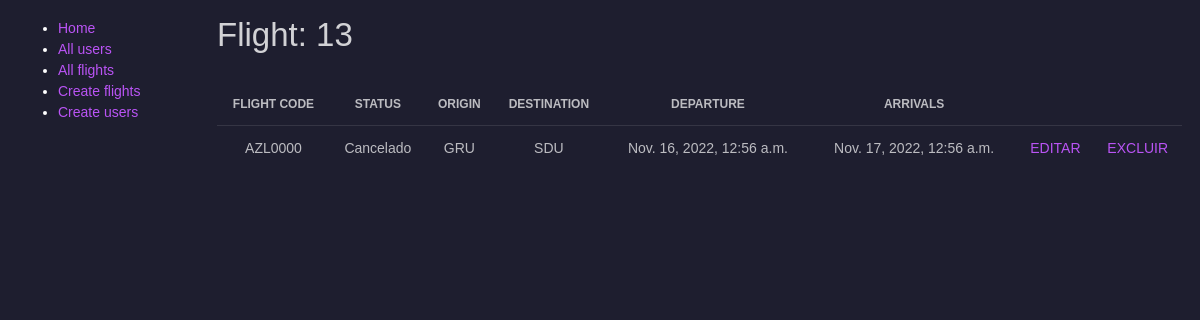
Page /flightmanagement/flight/13 on the earlier database version.
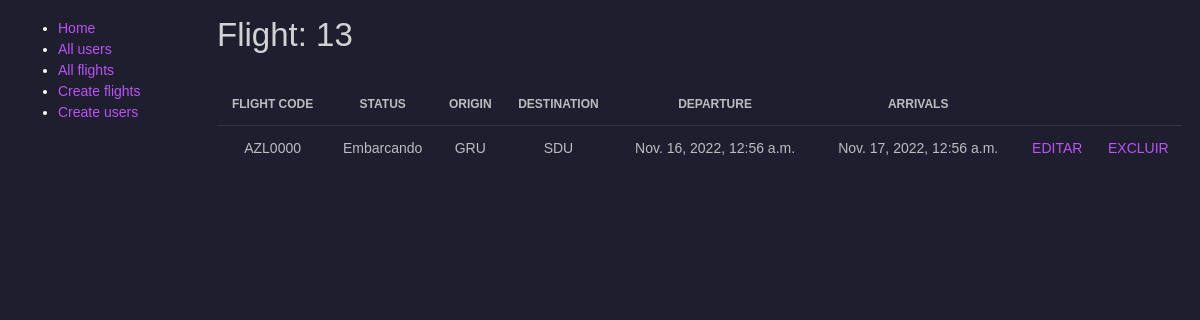
Same page on the later database version.
### flight_management/models.py (models this page shows, shortened)
class Flight(models.Model):
    id = models.BigAutoField(primary_key=True)
    fk_flightstatus = models.ForeignKey(FlightStatus, on_delete=models.SET_NULL, blank=True, null=True)
    tx_code = models.CharField(max_length=8)
    dt_est_departure = models.DateTimeField(blank=True, null=True)
    dt_est_arrival = models.DateTimeField(blank=True, null=True)
    nm_origin = models.CharField(max_length=3, choices=AirportCodes.choices)
    nm_destination = models.CharField(max_length=3, choices=AirportCodes.choices)
    class Meta:
        db_table = 'flight'

class FlightStatus(models.Model):
    id = models.BigAutoField(primary_key=True)
    dt_departure = models.DateTimeField(blank=True, null=True)
    dt_arrival = models.DateTimeField(blank=True, null=True)
    nm_status = models.CharField(max_length=13, choices=Status.choices, default=Status.PREVISTO)
    dt_creation = models.DateTimeField(auto_now=True)
    dt_updated = models.DateTimeField(auto_now=True)
    dt_done = models.DateTimeField(blank=True, null=True)
    class Meta:
        db_table = 'flight_status'

### flight_management/views.py (the view)
# urls.py: path('flight/<int:pk>', views.FlightDetailView.as_view(), name='flight-detail'),
class FlightDetailView(generic.DetailView):
    model = Flight

### flight_management/template/flight_management/flight_detail.html (shortened to what this page needs)
{% extends "base_generic.html" %}
{% block content %}
<h1>Flight: {{ flight.id }} </h1>
<table class="table tablesorter " id="">
    <thead class=" text-primary">
      <tr class="text-center">
        <th>Flight Code</th>
        <th>Status</th>
        <th>Origin</th>
        <th>Destination</th>
        <th>Departure</th>
        <th>Arrivals</th>
        <th></th>
        <th></th>
      </tr>
    </thead>
    <tbody>
        <tr class="text-center">
            <td>{{flight.tx_code}}</td>
            <td>{{flight.fk_flightstatus.nm_status}}</td>
            <td>{{flight.nm_origin}}</td>
            <td>{{flight.nm_destination}}</td>
            <td>{{flight.dt_est_departure}}</td>
            <td>{{flight.dt_est_arrival}}</td>
            <td>
              <a href="{% url 'flight-update' flight.id %}">EDITAR</a>
            </td>
            <td>
              <a href="{% url 'flight-delete' flight.id %}">EXCLUIR</a>
            </td>
        </tr>
    </tbody>
  </table>
{% endblock %}

Differences in the rows shown:
changed through a linked row, Flight "AZL0000": fk_flightstatus.nm_status "Cancelado" → "Embarcando"
